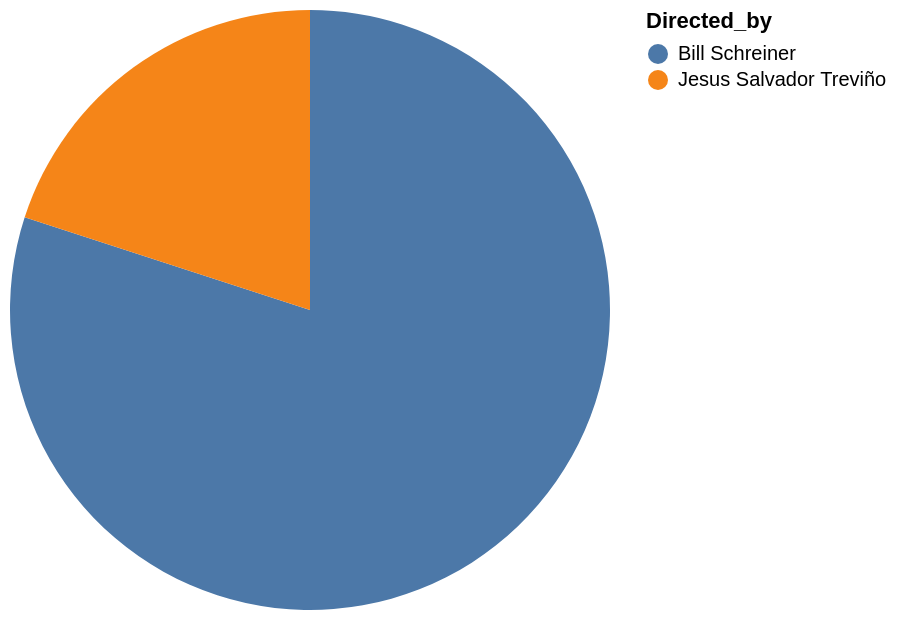

Vega-Lite specification for this chart:
### Vega-Lite specification from a JSON file in a GitHub repository (floating-point values rounded to 4 significant figures)
{"data": {"values": [{"x_data": "Bill Schreiner", "y_data": 4}, {"x_data": "Jesus Salvador Treviño", "y_data": 1}]}, "mark": "arc", "encoding": {"theta": {"field": "y_data", "type": "quantitative", "title": "count(*)"}, "color": {"field": "x_data", "type": "nominal", "title": "Directed_by"}}}
